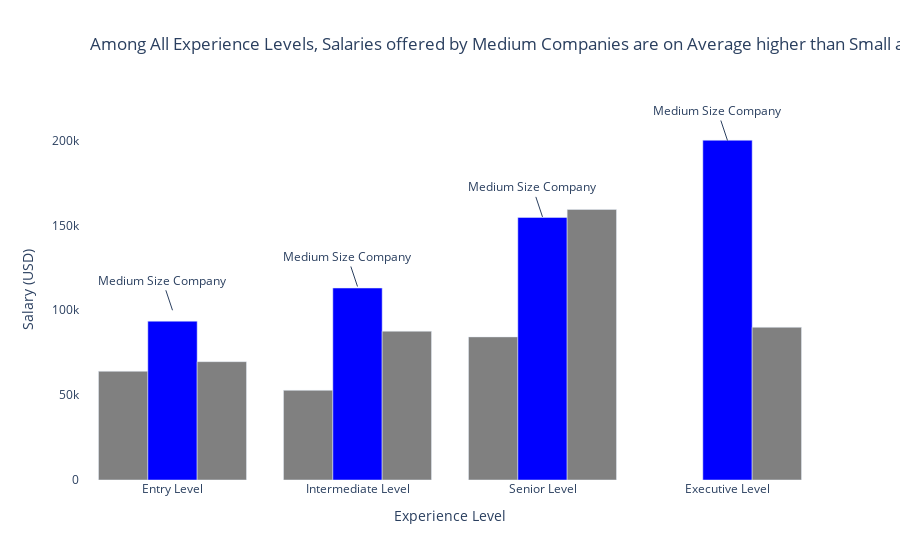

The notebook cell saved with this chart:
### Code cell
experience_df = top_jobs_df.groupby(['experience_level','company_size']).agg({'salary_in_usd':'mean'}).reset_index()

fig = go.Figure()

category_order = ['Entry Level', 'Intermediate Level', 'Senior Level', 'Executive Level']
colors = {'S': 'gray', 'M': 'blue', 'L': 'gray'}

for company_size, color in colors.items():
    filtered_data = experience_df[experience_df['company_size'] == company_size]
    fig.add_trace(go.Bar(
        x=filtered_data['experience_level'],
        y=filtered_data['salary_in_usd'],
        name=company_size,
        marker=dict(color=color),
    ))

    fig.update_layout(
    title='Among All Experience Levels, Salaries offered by Medium Companies are on Average higher than Small and Large Companies',
    xaxis_title='Experience Level',
    yaxis_title='Salary (USD)',
    showlegend=False,
    plot_bgcolor='rgba(0,0,0,0)',
    paper_bgcolor='rgba(0,0,0,0)',
    xaxis=dict(categoryorder='array', categoryarray=category_order),
    yaxis=dict(showgrid=False),
    title_x=0.1,
    )

fig.add_annotation(
    text='Medium Size Company',
    x='Entry Level',
    y=100000,
)
fig.add_annotation(
    text='Medium Size Company',
    x='Intermediate Level',
    y=114000,
)
fig.add_annotation(
    text='Medium Size Company',
    x='Senior Level',
    y=155000,
)
fig.add_annotation(
    text='Medium Size Company',
    x='Executive Level',
    y=200000,
    
)

fig.show()

### Figure 1 — Plotly figure (JSON) as saved in the notebook; plotly's stock layout.template omitted (floating-point values rounded to 4 significant figures)
{"data": [{"marker": {"color": "gray"}, "name": "S", "type": "bar", "x": ["Entry Level", "Intermediate Level", "Senior Level"], "y": [64040.0, 52830.0, 84310.0]}, {"marker": {"color": "blue"}, "name": "M", "type": "bar", "x": ["Entry Level", "Executive Level", "Intermediate Level", "Senior Level"], "y": [93550.0, 200100.0, 113100.0, 154600.0]}, {"marker": {"color": "gray"}, "name": "L", "type": "bar", "x": ["Entry Level", "Executive Level", "Intermediate Level", "Senior Level"], "y": [69710.0, 89962, 87640.0, 159300.0]}], "layout": {"annotations": [{"text": "Medium Size Company", "x": "Entry Level", "y": 100000}, {"text": "Medium Size Company", "x": "Intermediate Level", "y": 114000}, {"text": "Medium Size Company", "x": "Senior Level", "y": 155000}, {"text": "Medium Size Company", "x": "Executive Level", "y": 200000}], "paper_bgcolor": "rgba(0,0,0,0)", "plot_bgcolor": "rgba(0,0,0,0)", "showlegend": false, "title": {"text": "Among All Experience Levels, Salaries offered by Medium Companies are on Average higher than Small and Large Companies", "x": 0.1}, "xaxis": {"categoryarray": ["Entry Level", "Intermediate Level", "Senior Level", "Executive Level"], "categoryorder": "array", "title": {"text": "Experience Level"}}, "yaxis": {"showgrid": false, "title": {"text": "Salary (USD)"}}}}
